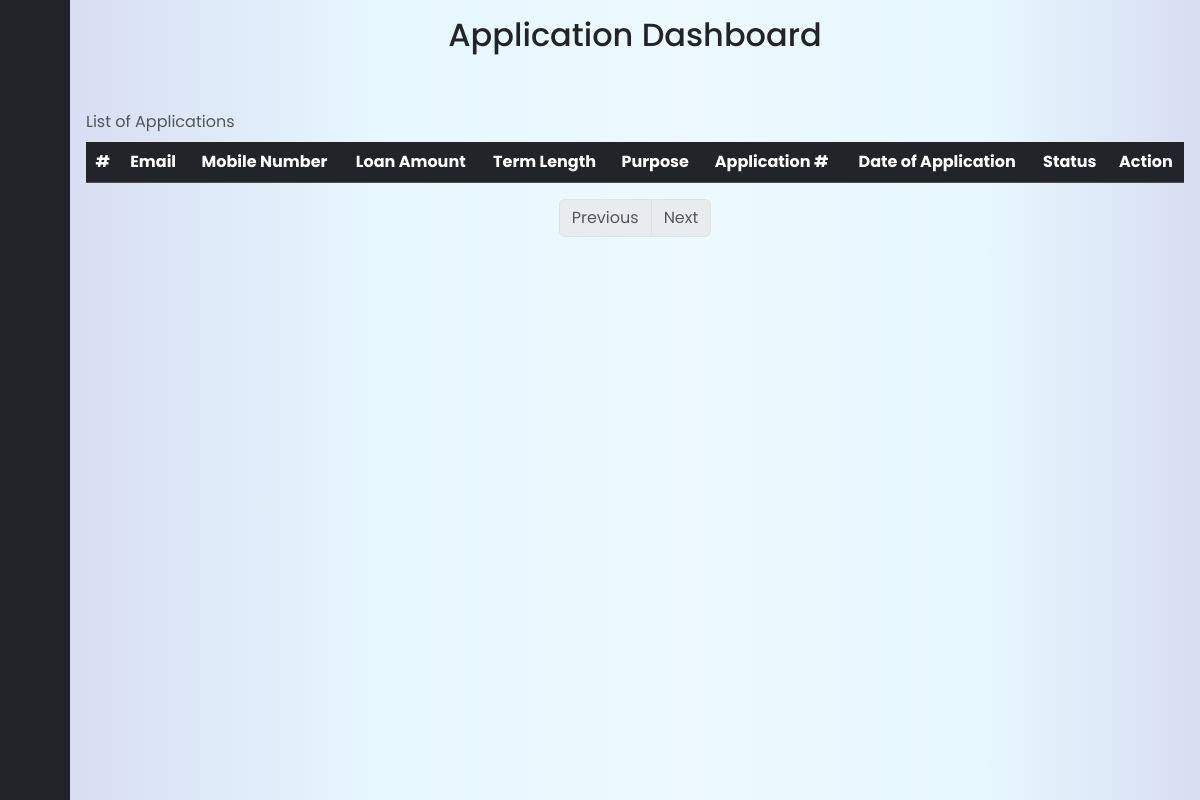
/admin/Collector/index_collector.php (signed in), run on an earlier commit of the app's database.
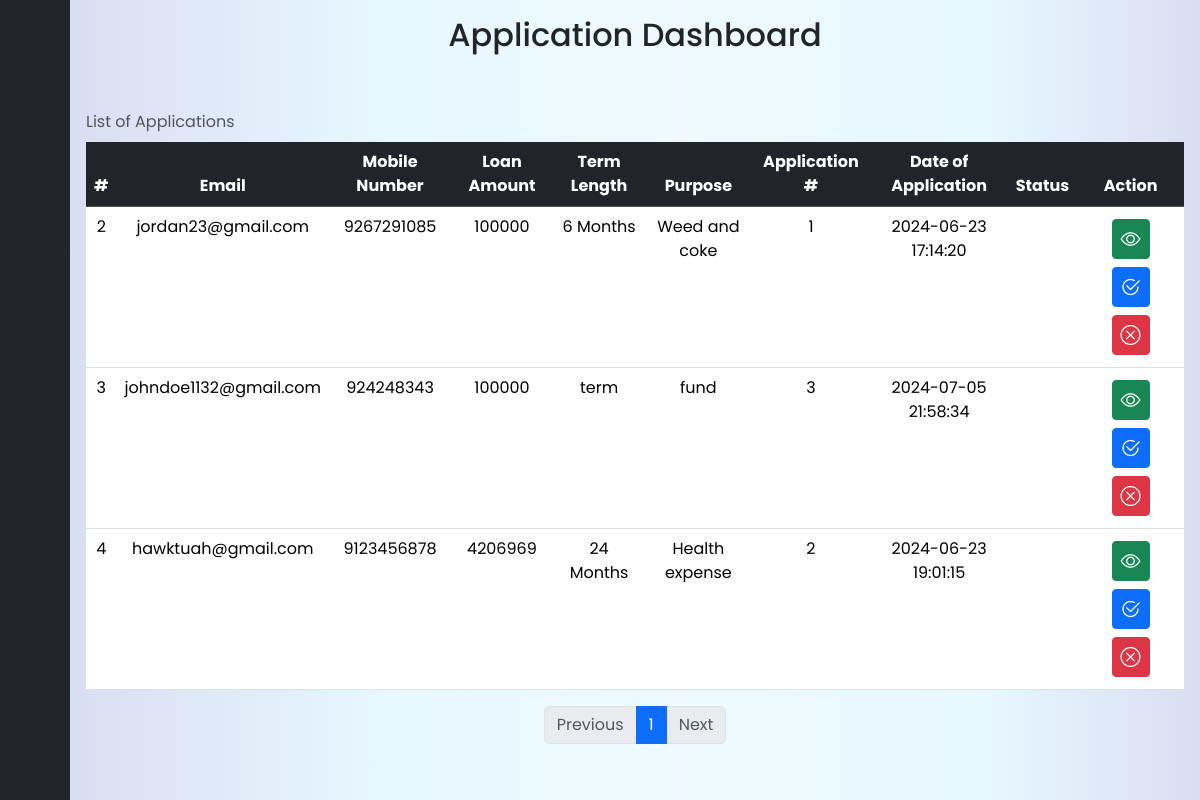
And on a later commit of the database.
### tables this page shows
CREATE TABLE `collectordb` (
  `id` int(11) NOT NULL,
  `fname` varchar(100) NOT NULL,
  `lname` varchar(100) NOT NULL,
  `age` int(11) NOT NULL,
  `bmonth` tinyint(2) NOT NULL,
  `bday` tinyint(2) NOT NULL,
  `byear` int(4) NOT NULL,
  `phonenum` bigint(20) NOT NULL,
  `email` varchar(50) NOT NULL,
  `street1` varchar(100) NOT NULL,
  `street2` varchar(100) NOT NULL,
  `city` varchar(100) NOT NULL,
  `province` varchar(100) NOT NULL,
  `postal` int(8) NOT NULL,
  `country` varchar(255) NOT NULL,
  `loanAmount` int(7) NOT NULL,
  `term` varchar(255) NOT NULL,
  `fundPurpose` varchar(100) NOT NULL,
  `applyDate` datetime NOT NULL DEFAULT current_timestamp(),
  `applicationNumber` int(11) NOT NULL,
  `statusCr` varchar(50) NOT NULL DEFAULT 'Pending'
);

### admin/Collector/index_collector.php (the view, shortened to what the changed rows need)
<?php
    include("../action/connect.php");
    $rows_per_page = 10;
    $current_page = isset($_GET['page']) ? $_GET['page'] : 1;
    $start_from = ($current_page - 1) * $rows_per_page;
    $sql = "SELECT * FROM collectordb LIMIT $start_from, $rows_per_page";
    $result = $data->query($sql);
    $sql_total = "SELECT COUNT(*) AS total FROM collectordb";
    $result_total = $data->query($sql_total);
    $row_total = $result_total->fetch_assoc();
    $total_pages = ceil($row_total['total'] / $rows_per_page);
?>
<!DOCTYPE html>
<html lang="en">
<head>
    <link href="https://cdn.lineicons.com/4.0/lineicons.css" rel="stylesheet" />
    <link href="https://cdn.jsdelivr.net/npm/bootstrap@5.3.0-alpha3/dist/css/bootstrap.min.css" rel="stylesheet"
>
    <link href="https://cdn.lineicons.com/4.0/lineicons.css" rel="stylesheet">
    <link href="https://cdn.jsdelivr.net/npm/bootstrap@5.3.3/dist/css/bootstrap.min.css" rel="stylesheet">
    <link rel="stylesheet" href="https://cdn.jsdelivr.net/npm/bootstrap-icons@1.11.3/font/bootstrap-icons.min.css">
    <link rel="stylesheet" href="../../source/index.css?v=<?php echo time(); ?>">
</head>
<body style="">
    <div class="wrapper">
        <div class="main p-3" >
            <div class="container1 table-responsive">
                <h2 class="titlewrap mb-5 text-center">Application Dashboard</h2>
                <table class="table table-stripped table-hover mt-3 text-center rounded border-2">
                    <caption class="caption-top">List of Applications</caption>
                    <thead class="table-dark">
                        <tr>
                            <th>#</th>
                            <th>Email</th>
                            <th>Mobile Number</th>
                            <th>Loan Amount</th>
                            <th>Term Length</th>
                            <th>Purpose</th>
                            <th>Application #</th>
                            <th>Date of Application</th>
                            <th>Status</th>
                            <th>Action</th>
                        </tr>
                    </thead>
                    <tbody>
                        <?php
                            while($row = $result->fetch_assoc())
                            {
                                echo "
                                <tr>
                                    <td>$row[id]</td>
                                    <td>$row[email]</td>
                                    <td>$row[phonenum]</td>
                                    <td>$row[loanAmount]</td>
                                    <td>$row[term]</td>
                                    <td>$row[fundPurpose]</td>
                                    <td>$row[applicationNumber]</td>
                                    <td>$row[applyDate]</td>
                                    <td>$row[statusDr]</td>
                                    <td>
                                        <div class='d-grid gap-2 d-md-block'>
                                        <a class='btn btn-success btn-sm m-1 fs-5 align-baseline viewBtn' data-bs-toggle='modal' data-bs-target='#viewData' data-id='" . $row['id'] . "'><i class='bi bi-eye'></i></a>
                                        <a class='btn btn-primary btn-sm m-1 fs-5 align-baseline transferBtn' data-id='" . $row['id'] . "' ><i class='bi bi-check2-circle'></i></a>
                                        <a class='btn btn-danger btn-sm m-1 fs-5 align-baseline' ><i class='bi bi-x-circle'></i></a>
                                        </div>
                                    </td>
                                </tr>
                                ";
                            }
                        ?>
                    </tbody>
                </table>
                <nav aria-label="Page navigation">
                    <ul class="pagination justify-content-center">
                        <?php
                            for ($i = 1; $i <= $total_pages; $i++) {
                                if ($i == $current_page) {
                                    echo "<li class='page-item active'><a class='page-link' href='index_collector.php?page=".$i."'>$i</a></li>";
                                } else {
                                    echo "<li class='page-item'><a class='page-link' href='index_collector.php?page=".$i."'>$i</a></li>";
                                }
                            }
                        ?>
                    </ul>
                </nav>
            </div>
        </div>
    </div>
</body>
</html>

What changed in the data, as far as the page shows it:
added collectordb: id "2", email "jordan23@gmail.com", phonenum "9267291085", loanAmount "100000", term "6 Months", fundPurpose "Weed and coke", applicationNumber "1", applyDate "2024-06-23 17:14:20"
added collectordb: id "3", email "johndoe1132@gmail.com", phonenum "924248343", loanAmount "100000", term "term", fundPurpose "fund", applicationNumber "3", applyDate "2024-07-05 21:58:34"
added collectordb: id "4", email "hawktuah@gmail.com", phonenum "9123456878", loanAmount "4206969", term "24 Months", fundPurpose "Health expense", applicationNumber "2", applyDate "2024-06-23 19:01:15"
Also different on the page:
new list line: "1"
